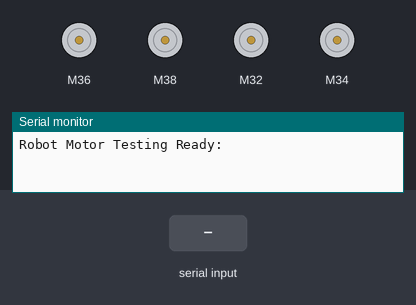
Simulated run of this sketch. Board: Arduino Uno, built with avr-gcc and run on an emulated ATmega328P. Parts: 4 × DC motor (green arrow = forward, orange = backward, longer = faster), the last lines printed to the serial monitor. The inputs (shaded band) are chosen by the test bench.

Above: at 1.2 s.
1.3 s: "w" received over Serial
At 1.7 s:
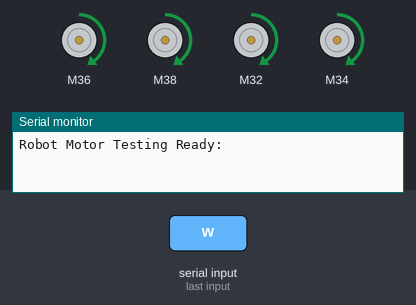
3.3 s: "s" received over Serial
At 3.7 s:
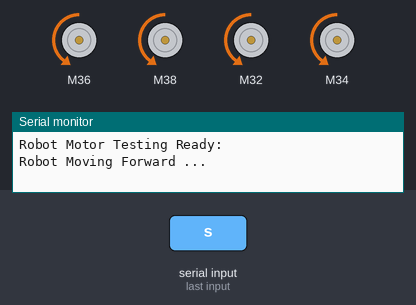
5.3 s: "a" received over Serial
At 5.7 s:
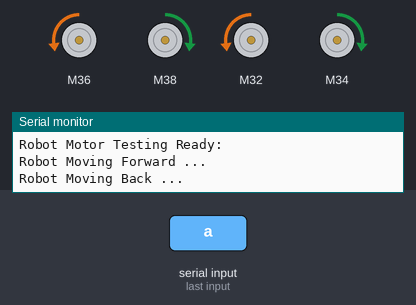
7.3 s: "d" received over Serial
At 7.7 s:
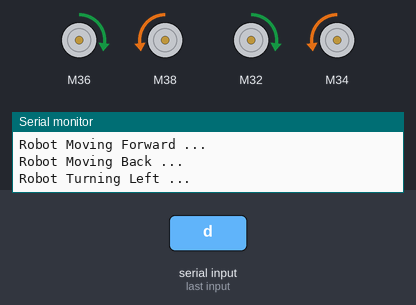
Timing chart, 0 to 10.3 s (numbered marks = the images above; inputs shaded):
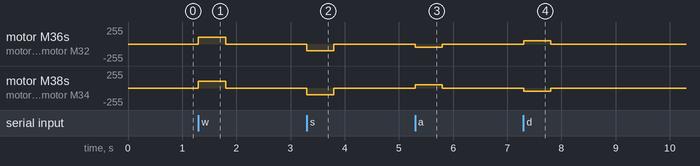

The sketch:

motor_test.ino
```cpp
// ................................................... //
#include <SparkFun_TB6612.h>
// ................................................... // Front:
// ................................................... // Left : motor1 --
#define Front_AIN1 36
#define Front_AIN2 37
// ................................................... // Right:        -- motor2
#define Front_BIN1 38
#define Front_BIN2 39
#define Front_PWMA 5
#define Front_PWMB 7
#define Front_STBY 6
// ................................................... // Rear :
// ................................................... // Left : motor3 --
#define Rear_AIN1 32
#define Rear_AIN2 33
// ................................................... // Right:        -- motor4
#define Rear_BIN1 34
#define Rear_BIN2 35
#define Rear_PWMA 8
#define Rear_PWMB 10
#define Rear_STBY 9
// ................................................... // Front: motor1 -- motor2
// ................................................... // Rear : motor3 -- motor4
const int offsetA = 1;
const int offsetB = 1;
Motor motor1 = Motor(Front_AIN1, Front_AIN2, Front_PWMA, offsetA, Front_STBY);
Motor motor2 = Motor(Front_BIN1, Front_BIN2, Front_PWMB, offsetB, Front_STBY);
Motor motor3 = Motor(Rear_AIN1, Rear_AIN2, Rear_PWMA, offsetA, Rear_STBY);
Motor motor4 = Motor(Rear_BIN1, Rear_BIN2, Rear_PWMB, offsetB, Rear_STBY);
// Given Lib Functions are only for 2-wheels control:
//                    motor1 -- motor2
//               S>0...forward, S<0...backward
// motorN.drive( S , T ): drive motorN @ S speed for T duration
// motorN.brake(): brake motorN
// forward( M1 , M2 , S ): make 2 motors move forward @ S speed
// back( M1 , M2 , S ): make 2 motors move backware @ S speed
// left( M1 , M2 , S ): make 2 motors turn left @ S speed
// right( M1 , M2 , S ): make 2 motors turn right @ S speed
// brake( M1 , M2 ): brake 2 motors
// || || || || || || || || || || || || || || || || || || || ||
// \/ \/ \/ \/ \/ \/ \/ \/ \/ \/ \/ \/ \/ \/ \/ \/ \/ \/ \/ \/
// Define Functions for 4-wheels control based on Lib Functions:
// robot_FB(motor1,motor2,motor3,motor4,50,1000);
// robot_FB(motor1,motor2,motor3,motor4,-50,1000);
// robot_L(motor1,motor2,motor3,motor4,100,1000);
// robot_R(motor1,motor2,motor3,motor4,100,1000);
// ................................................... //
void robot_FB(Motor m1, Motor m2, Motor m3, Motor m4, int s, int t){
  forward(m1,m2,s);
  forward(m3,m4,s);
  delay(t);
  brake(m1,m2);
  brake(m3,m4);
}
// ................................................... //
void robot_L(Motor m1, Motor m2, Motor m3, Motor m4, int s, int t){
  left(m1,m2,s);
  left(m3,m4,s);
  delay(t);
  brake(m1,m2);
  brake(m3,m4);
}
// ................................................... //
void robot_R(Motor m1, Motor m2, Motor m3, Motor m4, int s, int t){
  right(m1,m2,s);
  right(m3,m4,s);
  delay(t);
  brake(m1,m2);
  brake(m3,m4);
}
// ................................................... //
int drive_speed;
int drive_time;
char checki;
// ................................................... //
void setup()
{
  Serial.begin(9600);
  Serial.println("Robot Motor Testing Ready:");
  drive_speed = 100;
  drive_time  = 500;
}
// ................................................... //
void loop(){
  checki = Serial.read();
  if( checki == 'w' ){
    forward(motor1,motor2,drive_speed);
    forward(motor3,motor4,drive_speed);
    delay(drive_time);
    brake(motor1,motor2);
    brake(motor3,motor4);
    Serial.print("Robot Moving Forward ...");
    Serial.println();
    checki = '0';
  }

  if( checki == 's' ){
    back(motor1,motor2,drive_speed);
    back(motor3,motor4,drive_speed);
    delay(drive_time);
    brake(motor1,motor2);
    brake(motor3,motor4);
    Serial.print("Robot Moving Back ...");
    Serial.println();
    checki = '0';
  }

  if( checki == 'a' ){
    left(motor1,motor2,drive_speed);
    left(motor3,motor4,drive_speed);
    delay(drive_time);
    brake(motor1,motor2);
    brake(motor3,motor4);
    Serial.print("Robot Turning Left ...");
    Serial.println();
    checki = '0';
  }

  if( checki == 'd' ){
    right(motor1,motor2,drive_speed);
    right(motor3,motor4,drive_speed);
    delay(drive_time);
    brake(motor1,motor2);
    brake(motor3,motor4);
    Serial.print("Robot Turning Right ...");
    Serial.println();
    checki = '0';
  }
}
```

Measured:
- after the input at 1.3 s, motor M36, motor M38, motor M32, motor M34: stopped → forward 100/255 at once, → stopped 0.50 s later
- after the input at 3.3 s, motor M36, motor M38, motor M32, motor M34: stopped → backward 100/255 at once, → stopped 0.50 s later
- after the input at 5.3 s, motor M36, motor M32: stopped → backward 50/255 at once, → stopped 0.50 s later; motor M38, motor M34: stopped → forward 50/255 at once, → stopped 0.50 s later
- after the input at 7.3 s, motor M36, motor M32: stopped → forward 50/255 at once, → stopped 0.50 s later; motor M38, motor M34: stopped → backward 50/255 at once, → stopped 0.50 s later
